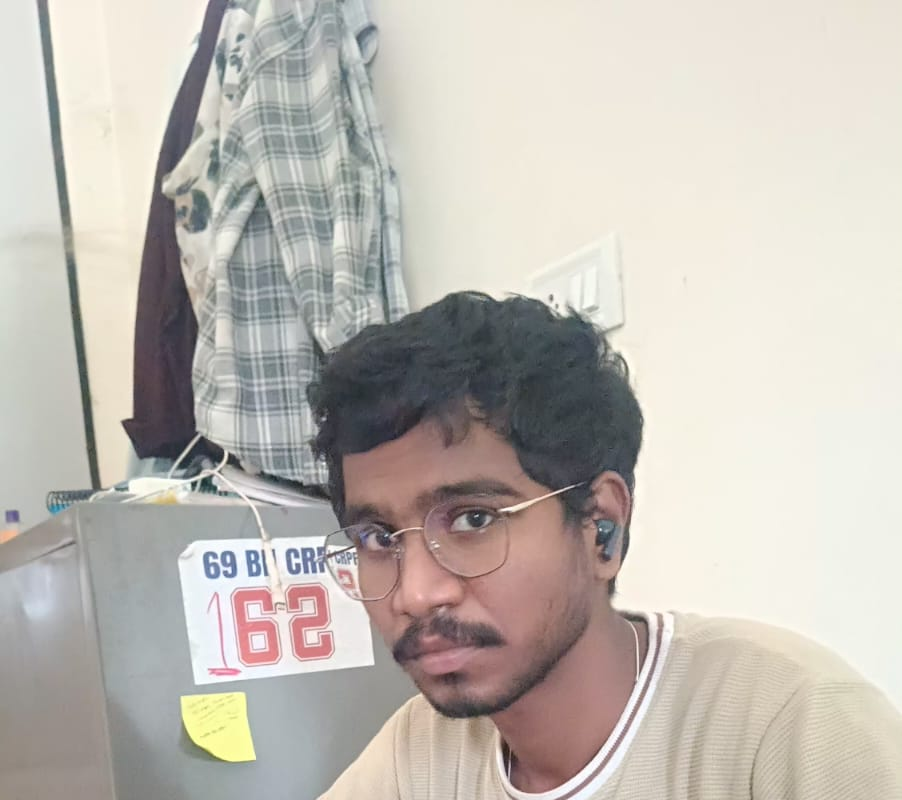
#> input picture data/secret_images/test_002.png, 902 x 800 px
$ python lossless.py ../data/secret_images/test_001.png ../data/secret_images/test_002.png
#> lines starting #> are read from the running program, lines starting #| are printed output that depends on the picture
#> further down, cover is the input picture: PIL image 902x800 RGB; mean R, G, B 192.7, 187.3, 180.4
"""Lossless secret-image hiding for the phone app (exact, byte-for-byte recovery).

The secret *file* is encrypted with a key-derived stream, authenticated with
HMAC-SHA256, and written into the 2 least-significant bits of a cover image at
key-permuted positions. The receiver needs only the stego PNG and the key; no
model runs on the receive side, and a wrong key is detected (MAC), not guessed.

Cover = a RACS-retrieved corpus photo (CLIP Top-K + token selection), upscaled
just enough to hold the payload.
"""

from __future__ import annotations

import hashlib
import hmac
import math
import struct
from pathlib import Path

import numpy as np
from PIL import Image

MAGIC = b"RACS"
BITS = 2                     # LSBs used per channel value
HEADER = 8                   # magic + payload length, encrypted
TAG = 32                     # HMAC-SHA256
KDF_ITER = 200_000           # slows brute force of the short numeric key


def _keys(key: str) -> tuple[bytes, bytes, int]:
    master = hashlib.pbkdf2_hmac("sha256", key.encode(), b"racs2-lossless-v1", KDF_ITER)
    enc = hashlib.sha256(master + b"enc").digest()
    mac = hashlib.sha256(master + b"mac").digest()
    seed = int.from_bytes(hashlib.sha256(master + b"perm").digest()[:8], "big")
    return enc, mac, seed


def _stream(enc_key: bytes, n: int) -> np.ndarray:
    return np.frombuffer(hashlib.shake_256(enc_key).digest(n), dtype=np.uint8)


def _positions(seed: int, total: int) -> np.ndarray:
    return np.random.default_rng(seed).permutation(total)


def _to_symbols(data: bytes) -> np.ndarray:
    bits = np.unpackbits(np.frombuffer(data, dtype=np.uint8))
    return (bits[0::2] << 1) | bits[1::2]


def _from_symbols(sym: np.ndarray) -> bytes:
    bits = np.empty(sym.size * 2, dtype=np.uint8)
    bits[0::2], bits[1::2] = sym >> 1, sym & 1
    return np.packbits(bits).tobytes()


def capacity_side(n_bytes: int, minimum: int = 512) -> int:
    """Smallest square side (multiple of 64) whose 2-LSB capacity holds n_bytes."""
    side = math.ceil(math.sqrt(n_bytes * 8 / (3 * BITS)))
    return max(minimum, -(-side // 64) * 64)


def pack(name: str, data: bytes) -> bytes:
    nb = name.encode()[:200]
    return struct.pack(">B", len(nb)) + nb + data


def unpack(payload: bytes) -> tuple[str, bytes]:
    n = payload[0]
    return payload[1:1 + n].decode(errors="replace"), payload[1 + n:]


# [9 lines left out: function capacity_size, not called in this run]


def embed(cover: Image.Image, secret_name: str, secret_bytes: bytes, key: str,
          keep_aspect: bool = False) -> Image.Image:
    body = pack(secret_name, secret_bytes)
    enc_key, mac_key, seed = _keys(key)
    plain = MAGIC + struct.pack(">I", len(body)) + body
    cipher = (np.frombuffer(plain, np.uint8) ^ _stream(enc_key, len(plain))).tobytes()
    blob = cipher + hmac.new(mac_key, cipher, "sha256").digest()
    if keep_aspect:
        size = capacity_size(len(blob), *cover.size)
    else:
        size = (capacity_side(len(blob)),) * 2
    img = cover.convert("RGB")
    arr = np.asarray(img if img.size == size else img.resize(size, Image.LANCZOS)).copy()
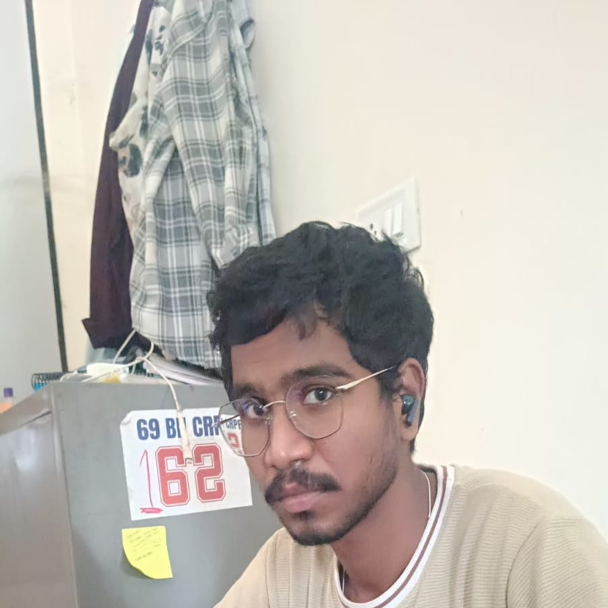
#> arr: shape (1216, 1216, 3) (shown at 1/2 size); mean R, G, B 192.7, 187.3, 180.4
    flat = arr.reshape(-1)
    sym = _to_symbols(blob)
    if sym.size > flat.size:
        raise ValueError("secret too large for cover")
    pos = _positions(seed, flat.size)[: sym.size]
    flat[pos] = (flat[pos] & 0xFC) | sym
    return Image.fromarray(arr)


def extract(stego: Image.Image, key: str) -> tuple[str, bytes]:
#> called with key = '12345678'
    flat = np.asarray(stego.convert("RGB")).reshape(-1)
    enc_key, mac_key, seed = _keys(key)
    pos = _positions(seed, flat.size)
    head_sym = (flat[pos[: HEADER * 4]] & 3)
#> head_sym = 32 values, max 3 at index 4, min 0 at index 2, mean 1.75
    head = np.frombuffer(_from_symbols(head_sym), np.uint8) ^ _stream(enc_key, HEADER)
#> head = [82, 65, 67, 83, 0, 15, 71, 140]
    if head[:4].tobytes() != MAGIC:
        raise ValueError("wrong key, or the image was modified/recompressed")
    n = struct.unpack(">I", head[4:8].tobytes())[0]
#> n = 1001356
    total = HEADER + n + TAG
#> total = 1001396
    if total * 4 > flat.size:
        raise ValueError("wrong key, or the image was modified/recompressed")
    raw = _from_symbols(flat[pos[: total * 4]] & 3)
    cipher, tag = raw[: HEADER + n], raw[HEADER + n:]
    if not hmac.compare_digest(tag, hmac.new(mac_key, cipher, "sha256").digest()):
        raise ValueError("integrity check failed: wrong key or modified image")
    plain = (np.frombuffer(cipher, np.uint8) ^ _stream(enc_key, len(cipher))).tobytes()
    return unpack(plain[HEADER:])


# ---------------------------------------------------------------------------
# Contribution 2: texture-adaptive +-1 embedding (receiver-recomputable)
# ---------------------------------------------------------------------------
ADAPT_FRACTION = 0.5        # share of channel values eligible (most textured)
ADAPT_RATE = 0.25           # target payload bits per channel value (carrier grows to fit)
SHIFT = 3                   # texture on the top 5 bits; +-1 never crosses an 8-boundary
ADAPT_NOISE = 1.0           # sensor-like dither on the upscaled carrier (sigma, grey levels)


def carrier_seed(key: str) -> int:
    return _keys(key)[2] ^ 0x5EED


# [123 lines left out: functions prepare_carrier, _texture, _adaptive_positions, _seal, _open, compact and 3 more, not called in this run]


def sha256(data: bytes) -> str:
    return hashlib.sha256(data).hexdigest()


if __name__ == "__main__":  # quick self-test: exact round trip + wrong key rejected
    import sys

    src = Path(sys.argv[1])
    cover = Image.open(sys.argv[2])
    data = src.read_bytes()
    st = embed(cover, src.name, data, "12345678")
    out = Path("temp/app/lossless_selftest.png")
    out.parent.mkdir(parents=True, exist_ok=True)
    st.save(out)
    name, got = extract(Image.open(out), "12345678")
#> name = 'test_001.png'
    print("exact:", got == data, name, len(data), "bytes; stego", st.size)
#| exact: True test_001.png 1001343 bytes; stego (1216, 1216)
    try:
        extract(Image.open(out), "12345679")
        print("wrong key NOT rejected")
    except ValueError as e:
        print("wrong key rejected:", e)

$ run again, on data/secret_images/test_003.png
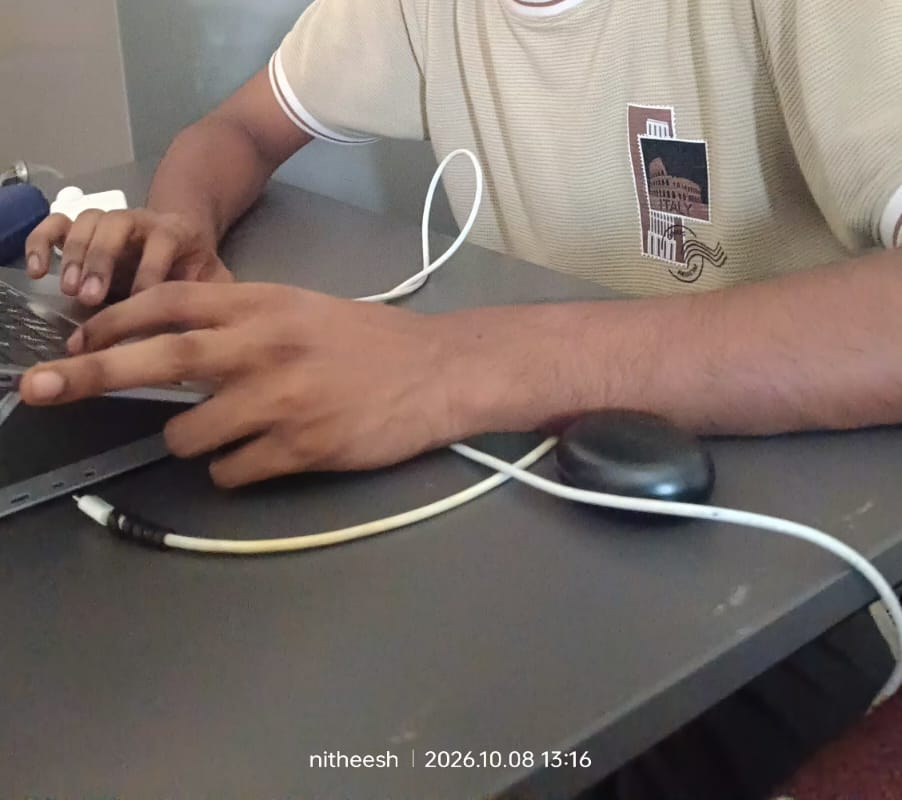
#> input picture data/secret_images/test_003.png, 902 x 800 px
#> cover is the input picture: PIL image 902x800 RGB; mean R, G, B 122.8, 110.2, 104
#> in embed, `arr = np.asarray(img if img.size == size else img.resize(size, Image.L..`:
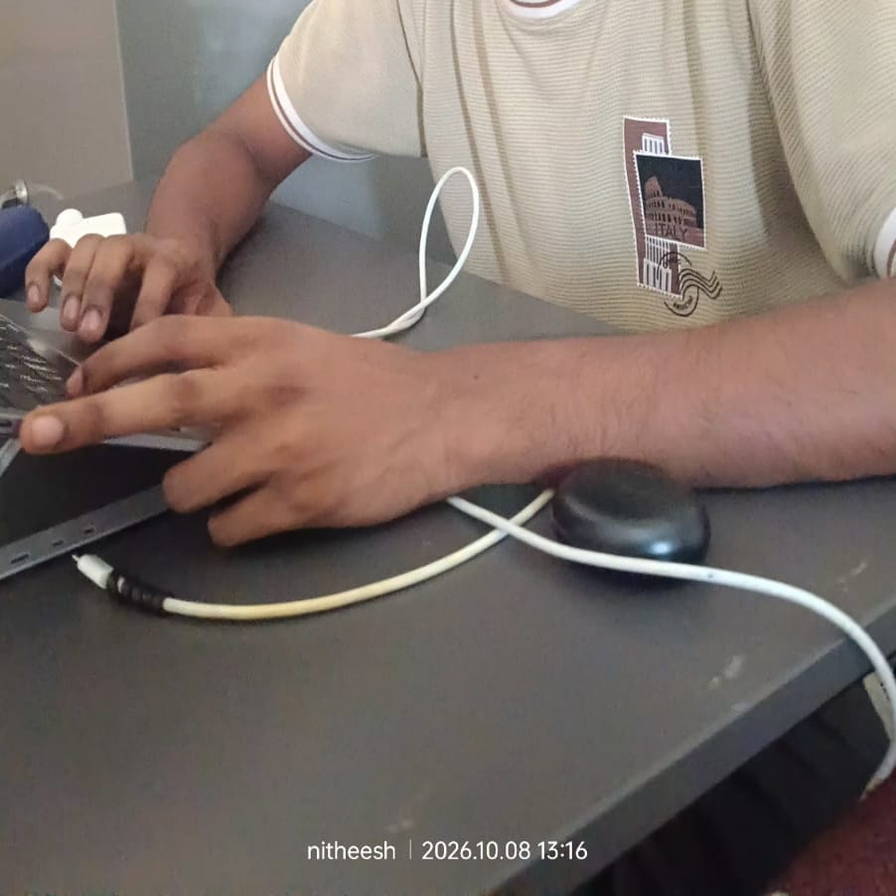
#> arr: shape (896, 896, 3); mean R, G, B 122.8, 110.2, 104
#> head_sym = 32 values, max 3 at index 4, min 0 at index 2, mean 1.72
#> head = [82, 65, 67, 83, 0, 8, 42, 237]
#> n = 535277
#> total = 535317
#> name = 'test_003.png'
#| exact: True test_003.png 535264 bytes; stego (896, 896)

$ run again, on data/secret_images/test_004.png
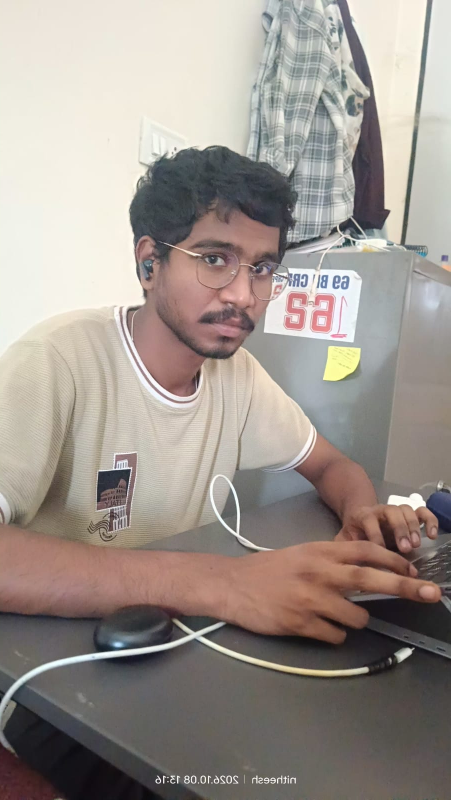
#> input picture data/secret_images/test_004.png, 902 x 1600 px (shown at 1/2 size)
#> cover is the input picture: PIL image 902x1600 RGB; mean R, G, B 157.8, 148.8, 142.2
#> in embed, `arr = np.asarray(img if img.size == size else img.resize(size, Image.L..`:
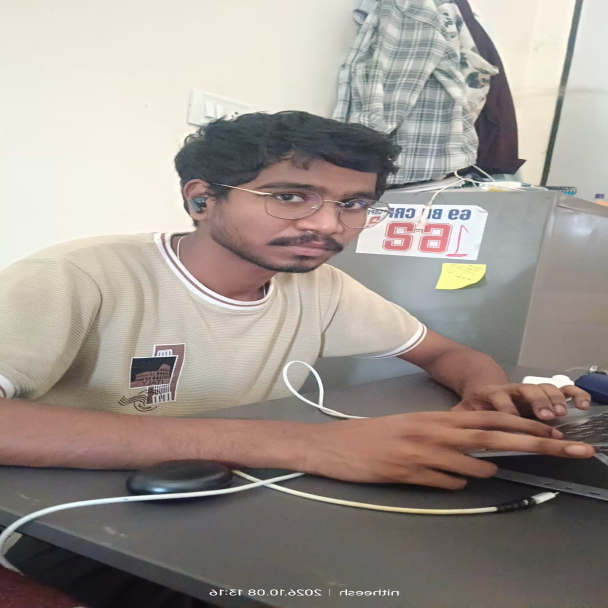
#> arr: shape (1216, 1216, 3) (shown at 1/2 size); mean R, G, B 157.8, 148.7, 142.2
#> head_sym = 32 values, max 3 at index 4, min 0 at index 2, mean 1.88
#> head = [82, 65, 67, 83, 0, 15, 90, 185]
#> n = 1006265
#> total = 1006305
#> name = 'test_004.png'
#| exact: True test_004.png 1006252 bytes; stego (1216, 1216)

$ run again, on data/secret_images/test_005.png
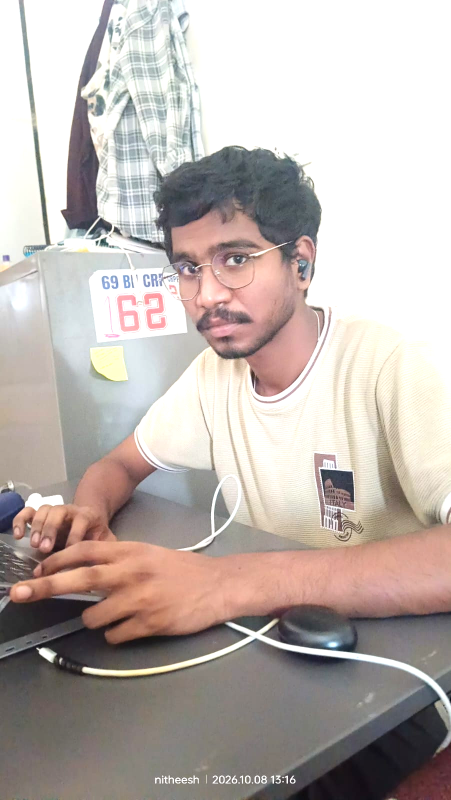
#> input picture data/secret_images/test_005.png, 902 x 1600 px (shown at 1/2 size)
#> cover is the input picture: PIL image 902x1600 RGB; mean R, G, B 189.9, 180.1, 175.5
#> in embed, `arr = np.asarray(img if img.size == size else img.resize(size, Image.L..`:
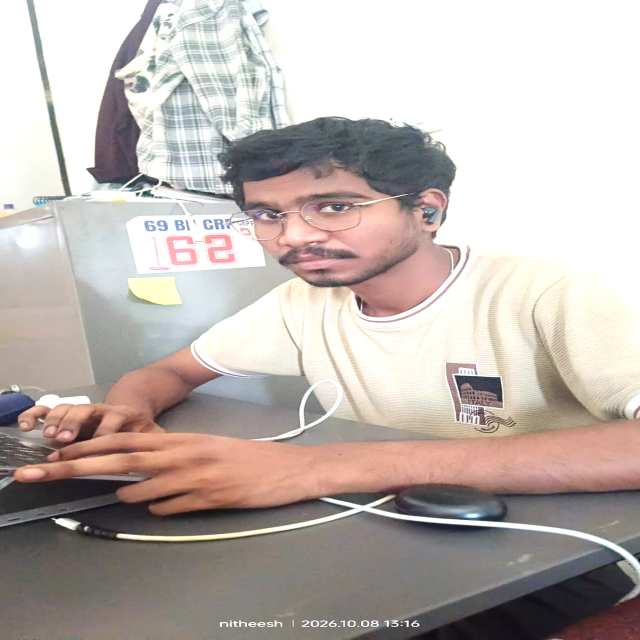
#> arr: shape (1280, 1280, 3) (shown at 1/2 size); mean R, G, B 189.9, 180, 175.4
#> head_sym = 32 values, max 3 at index 4, min 0 at index 2, mean 1.84
#> head = [82, 65, 67, 83, 0, 17, 91, 127]
#> n = 1137535
#> total = 1137575
#> name = 'test_005.png'
#| exact: True test_005.png 1137522 bytes; stego (1280, 1280)
